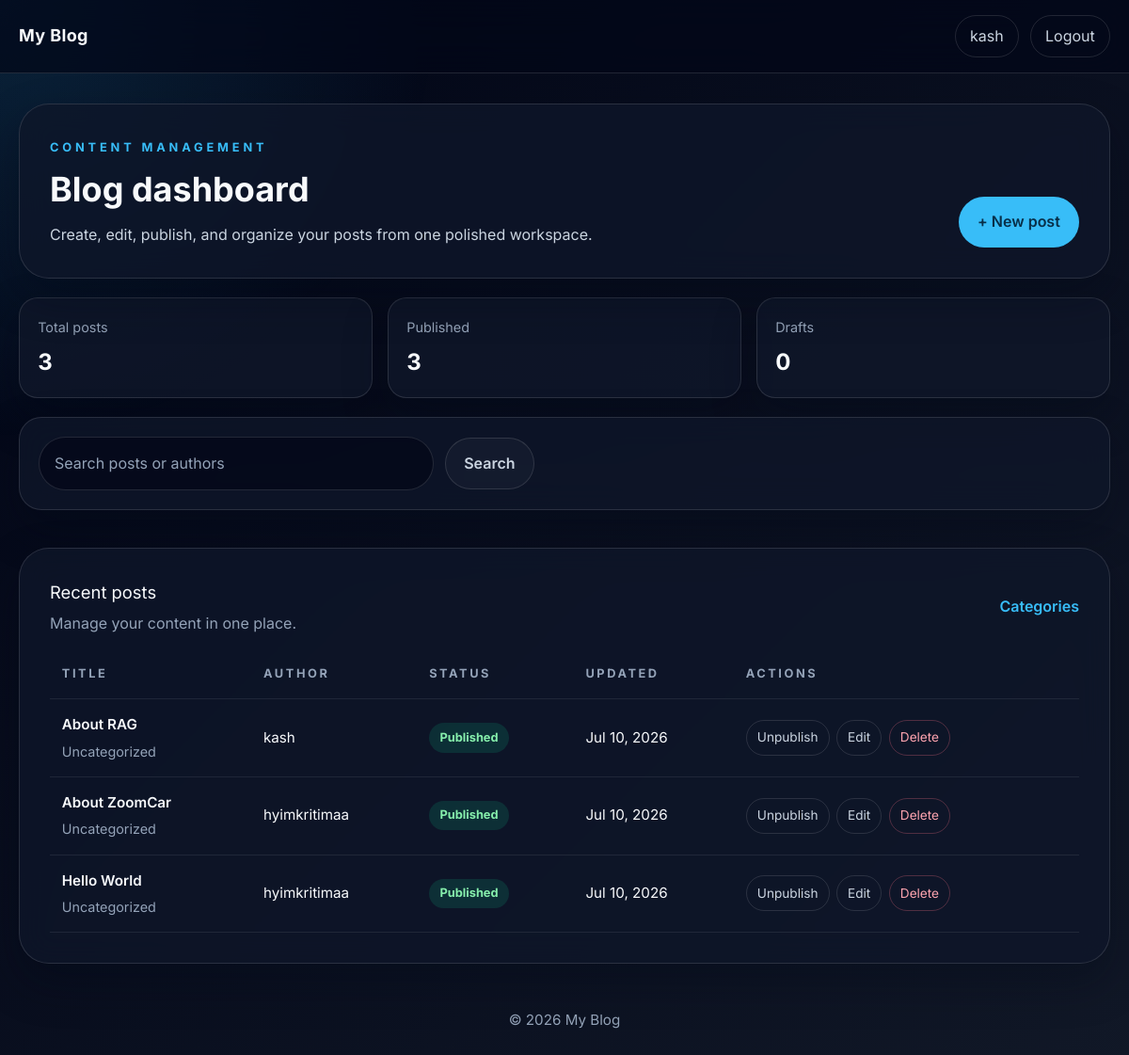
Page / (signed in) on the earlier database version.
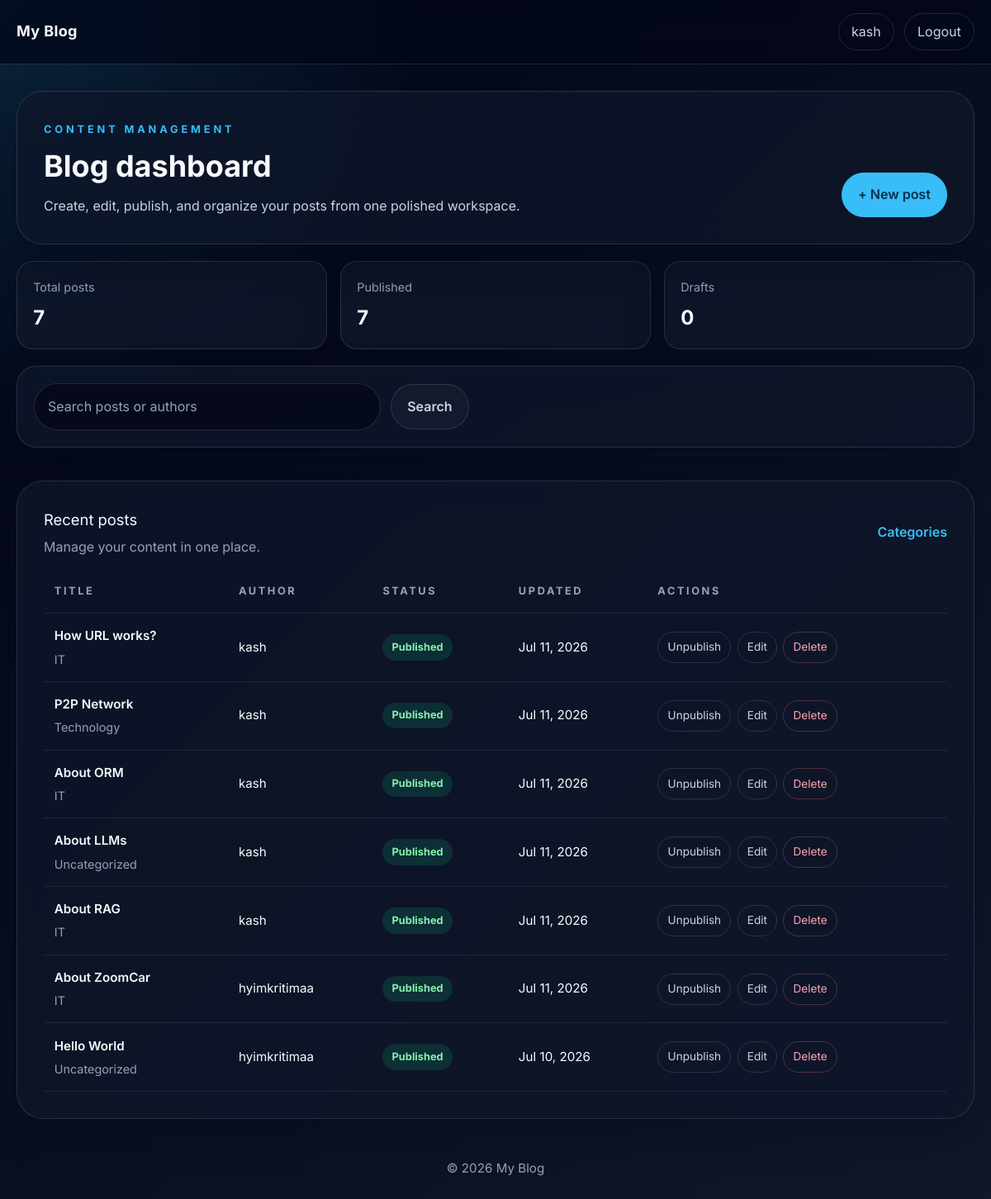
Same page on the later database version.
### blog/models.py (models this page shows, shortened)
class Post(models.Model):
    title = models.CharField(max_length=200)
    slug = models.SlugField(unique=True)
    author = models.ForeignKey(User, on_delete=models.CASCADE)
    category = models.ForeignKey(Category, on_delete=models.SET_NULL, null=True, blank=True, related_name="posts")
    tags = models.ManyToManyField(Tag, blank=True, related_name="posts")
    content = models.TextField()
    excerpt = models.CharField(max_length=300, blank=True)
    cover_image = models.ImageField(upload_to="posts/", blank=True, null=True)
    published = models.BooleanField(default=False)
    created_at = models.DateTimeField(auto_now_add=True)
    updated_at = models.DateTimeField(auto_now=True)
    class Meta:
        ordering = ["-created_at"]

class Category(models.Model):
    name = models.CharField(max_length=100, unique=True)
    slug = models.SlugField(unique=True)
    class Meta:
        verbose_name_plural = "Categories"
        ordering = ["name"]

### blog/views.py (the view, shortened to what this page needs)
# urls.py: path("", views.PostListView.as_view(), name="post_list"),
class PostListView(ListView):
    model = Post
    template_name = "blog/post_list.html"
    context_object_name = "posts"
    paginate_by = 6
    def dispatch(self, request, *args, **kwargs):
        if request.user.is_authenticated and (request.user.is_staff or request.user.is_superuser):
            return dashboard(request)
        return super().dispatch(request, *args, **kwargs)

### blog/views.py (called while the page is built)
@staff_member_required
@login_required
def dashboard(request):
    query = request.GET.get("q", "").strip()
    posts = Post.objects.select_related("author", "category").prefetch_related("tags")
    if query:
        posts = posts.filter(Q(title__icontains=query) | Q(content__icontains=query) | Q(author__username__icontains=query))
    context = {
        "posts": posts.order_by("-created_at"),
        "query": query,
        "draft_count": Post.objects.filter(published=False).count(),
        "published_count": Post.objects.filter(published=True).count(),
    }
    return render(request, "blog/dashboard.html", context)

### templates/blog/dashboard.html (shortened to what this page needs)
{% extends "base.html" %}
{% block content %}
<div class="dashboard-shell">
  <section class="dashboard-card dashboard-hero">
    <div class="dashboard-hero__content">
      <p class="hero-kicker">Content management</p>
      <h1 class="hero-title">Blog dashboard</h1>
      <p class="hero-copy">Create, edit, publish, and organize your posts from one polished workspace.</p>
    </div>
    <a href="{% url 'blog:post_create' %}" class="btn-primary">+ New post</a>
  </section>
  <section class="dashboard-stats">
    <div class="stat-card">
      <span class="stat-label">Total posts</span>
      <strong>{{ posts|length }}</strong>
    </div>
    <div class="stat-card">
      <span class="stat-label">Published</span>
      <strong>{{ published_count }}</strong>
    </div>
    <div class="stat-card">
      <span class="stat-label">Drafts</span>
      <strong>{{ draft_count }}</strong>
    </div>
  </section>
  <section class="panel dashboard-toolbar">
    <form method="get" class="dashboard-toolbar__form">
      <input type="text" name="q" value="{{ query }}" placeholder="Search posts or authors" class="search-box" />
      <button class="btn-secondary">Search</button>
    </form>
  </section>
  <section class="dashboard-card dashboard-list">
    <div class="dashboard-list__header">
      <div>
        <h2>Recent posts</h2>
        <p>Manage your content in one place.</p>
      </div>
      <a href="{% url 'blog:category_list' %}" class="text-link">Categories</a>
    </div>
    <div class="table-wrap">
      <table class="table">
        <thead>
          <tr>
            <th>Title</th>
            <th>Author</th>
            <th>Status</th>
            <th>Updated</th>
            <th>Actions</th>
          </tr>
        </thead>
        <tbody>
          {% for post in posts %}
          <tr>
            <td>
              <div class="table-title">{{ post.title }}</div>
              <div class="table-subtitle">{{ post.category.name|default:"Uncategorized" }}</div>
            </td>
            <td>{{ post.author.get_full_name|default:post.author.username }}</td>
            <td>
              {% if post.published %}
                <span class="badge badge-published">Published</span>
              {% else %}
                <span class="badge badge-draft">Draft</span>
              {% endif %}
            </td>
            <td>{{ post.updated_at|date:"M d, Y" }}</td>
            <td>
              <div class="action-group">
                <a href="{% url 'blog:toggle_publish' post.pk %}" class="table-action">{% if post.published %}Unpublish{% else %}Publish{% endif %}</a>
                <a href="{% url 'blog:post_edit' post.pk %}" class="table-action">Edit</a>
                <a href="{% url 'blog:post_delete' post.pk %}" class="table-action danger" onclick="return confirm('Delete this post?');">Delete</a>
              </div>
            </td>
          </tr>
          {% empty %}
          <tr>
            <td colspan="5" class="empty-state-cell">No posts found yet.</td>
          </tr>
          {% endfor %}
        </tbody>
      </table>
    </div>
  </section>
</div>
{% endblock %}

Differences in the rows shown:
added Post: title "How URL works?", category.name "IT", author.get_full_name "kash", published "Published", updated_at "Jul 11, 2026"
added Post: title "P2P Network", category.name "Technology", author.get_full_name "kash", published "Published", updated_at "Jul 11, 2026"
added Post: title "About ORM", category.name "IT", author.get_full_name "kash", published "Published", updated_at "Jul 11, 2026"
added Post: title "About LLMs", category.name "Uncategorized", author.get_full_name "kash", published "Published", updated_at "Jul 11, 2026"
changed Post "About RAG": category.name "Uncategorized" → "IT"; updated_at "Jul 10, 2026" → "Jul 11, 2026"
changed Post "About ZoomCar": category.name "Uncategorized" → "IT"; updated_at "Jul 10, 2026" → "Jul 11, 2026"
Other differences:
{{ posts|length }}: "3" → "7"
{{ published_count }}: "3" → "7"
